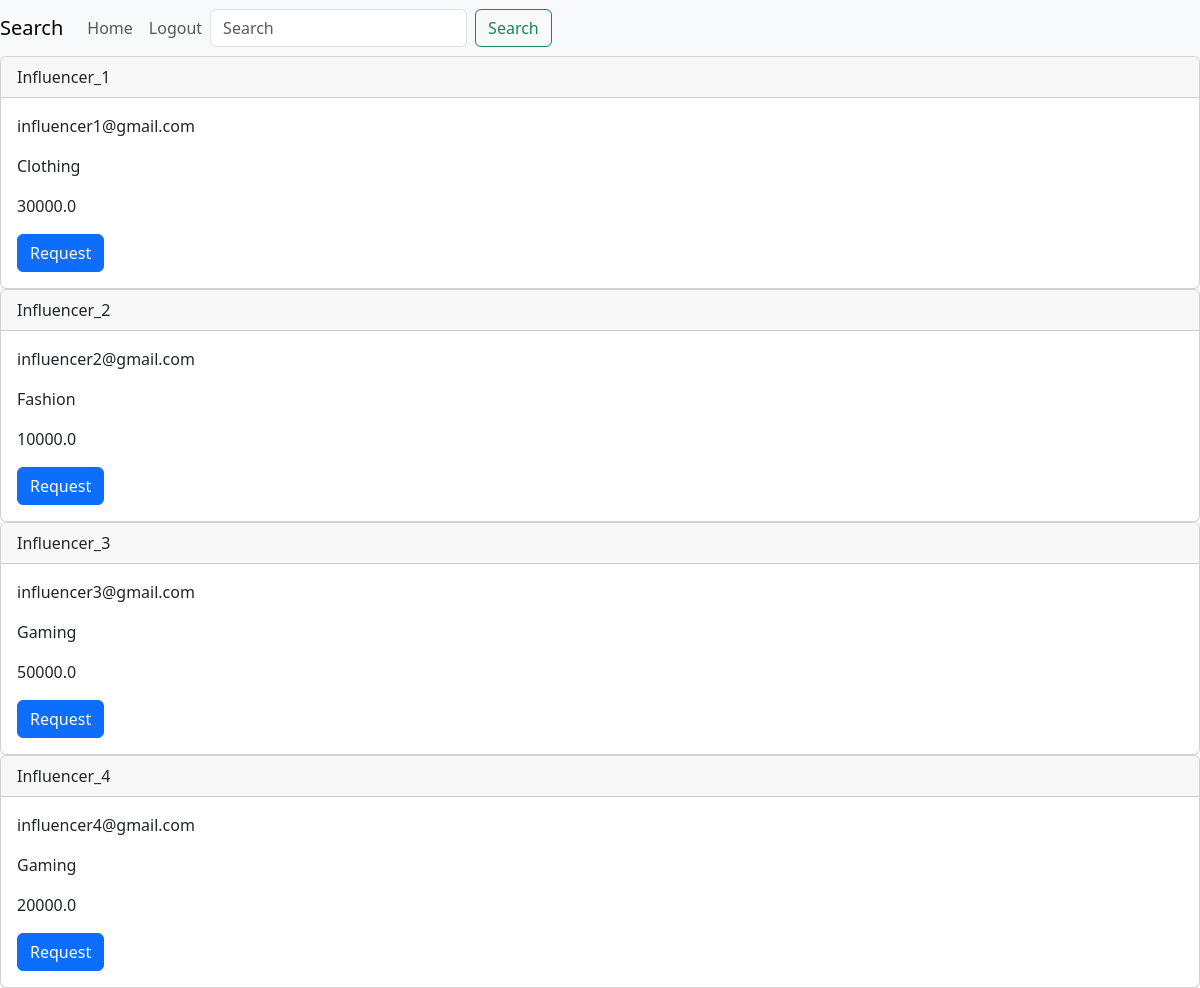
The page /search/ (signed in) on the database its author committed.
### components/models.py (models this page shows)
class User(db.Model, UserMixin):
    __tablename__ = "user"
    id = db.Column(db.Integer, primary_key=True, unique = True, nullable=False)
    role = db.Column(db.String, nullable=False)
    name = db.Column(db.String, nullable=False)
    email = db.Column(db.String, nullable=False, unique = True)
    password = db.Column(db.String, nullable=False)
    industry = db.Column(db.String, nullable=False, default="")
    category = db.Column(db.String, nullable=False, default="")
    reach = db.Column(db.Float, nullable=False, default=0)

### app.py (the view, shortened to what this page needs)
@app.route('/search/', methods=['GET', 'POST'])
@login_required
def search():
    user = current_user
    influencer = get_influencer(user.email)
    if influencer.role != 'Influencer':
        influencer = None
    if request.method == 'GET' and influencer:
        type = "campaigns"
        campaigns = get_public_campaigns()
        return render_template('search.html', type=type, results=campaigns, campaign=[], id=influencer.id)
    elif request.method == 'GET' and not influencer:
        type = "influencers"
        influencers = all_influencers()
        campaign = get_campaigns(user.email)
        return render_template('search.html', type=type, results=influencers, campaign=campaign, id=None)

### app.py (called while the page is built)
@login_manager.user_loader
def load_user(user_id):
    user = User.query.get(user_id)
    return user

### components/general_logic.py (called while the page is built)
def all_influencers():
    influencers = User.query.filter_by(role="Influencer").all()
    return influencers

### components/influencer_logic.py (called while the page is built)
def get_influencer(email):
    influencer = User.query.filter_by(email=email).first()
    return influencer

### components/sponsor_logic.py (called while the page is built)
def get_campaigns(email):
    sponsor = User.query.filter_by(email=email).first()
    campaigns = Campaign.query.filter_by(sponsor_id=sponsor.id).all()
    for campaign in campaigns:
        today = date.today()
        if campaign.end_date > today and campaign.start_date < today:
            campaign.progress = (today - campaign.start_date) / (campaign.end_date - campaign.start_date) * 100
            campaign.progress = round(campaign.progress, 2)
        elif campaign.end_date < today:
            campaign.progress = 100
        else:
            campaign.progress = 0
    return campaigns

### templates/search.html (shortened to what this page needs)
<!DOCTYPE HTML>
<html>
    <head>
        <link href="https://cdn.jsdelivr.net/npm/bootstrap@5.3.3/dist/css/bootstrap.min.css" rel="stylesheet">
    </head>
    <body>
        <nav class="navbar navbar-expand-lg navbar-light bg-light">
            <a class="navbar-brand" href="#">Search</a>
            <div class="collapse navbar-collapse" id="navbarSupportedContent">
              <ul class="navbar-nav mr-auto">
                {% if type == "influencers" %}
                    <li class="nav-item">
                        <a class="nav-link" href="{{ url_for('sponsor_dashboard') }}">Home</a>
                    </li>
                {% elif type == "campaigns" %}
                    <li class="nav-item">
                        <a class="nav-link" href="{{ url_for('influencer_dashboard') }}">Home</a>
                    </li>
                {% endif %}
                <li class="nav-item">
                    <a class="nav-link" href="{{ url_for('logout') }}">Logout</a>
                </li>
              </ul>
              <form class="d-flex">
                <input class="form-control me-2" type="search" name="search" placeholder="Search" aria-label="Search">
                <button class="btn btn-outline-success" type="submit">Search</button>
              </form>
            </div>
        </nav>
        {% if type == "influencers" %}
            {% for influencer in results %}
            <div class="card">
                <div class="card-header">
                    {{ influencer.name }}
                </div>
                <div class="card-body">
                    <p class="card-text">{{ influencer.email }}</p>
                    <p class="card-text">{{ influencer.category }}</p>
                    <p class="card-text">{{ influencer.reach }}</p>
                    <button type="button" class="btn btn-primary" data-bs-toggle="modal" data-bs-target="#requestAd{{ influencer.id }}">
                        Request
                    </button>
                </div>
            </div>
            {% endfor %}
        {% endif %}
    </body>
</html>

### rows shown on the page
User: name "Influencer_1", email "influencer1@gmail.com", category "Clothing", reach "30000.0"
User: name "Influencer_2", email "influencer2@gmail.com", category "Fashion", reach "10000.0"
User: name "Influencer_3", email "influencer3@gmail.com", category "Gaming", reach "50000.0"
User: name "Influencer_4", email "influencer4@gmail.com", category "Gaming", reach "20000.0"
